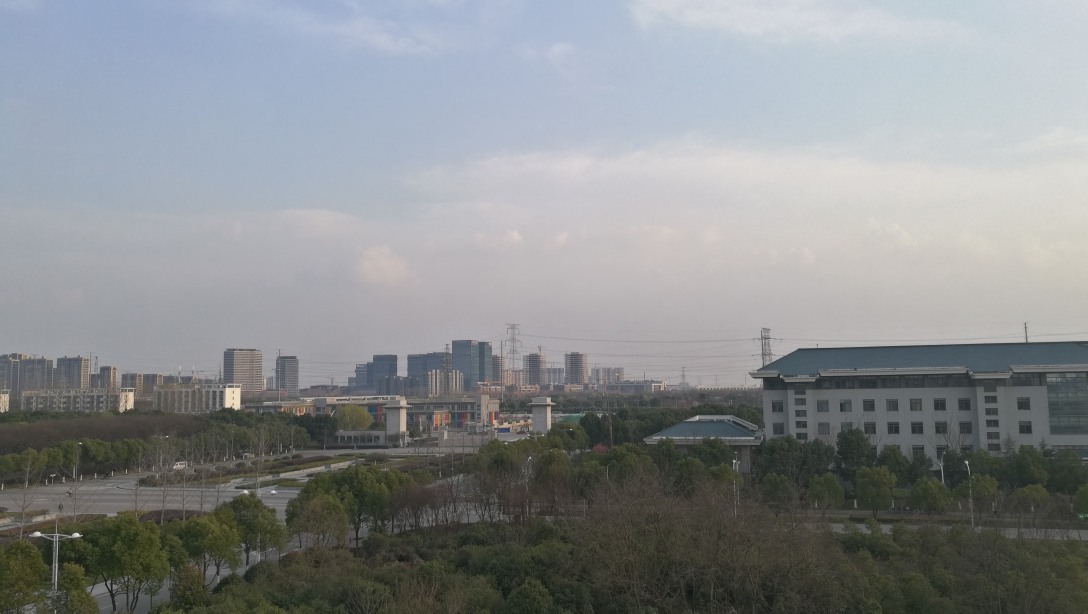
#> input picture examples/example9/1.jpg, 3264 x 1840 px, found by its file name (shown at 1/3 size); its folder holds 2 pictures in this run
$ python fixedStitcher.py
#> lines starting #> are read from the running program, lines starting #| are printed output that depends on the picture
import cv2
import numpy
import os

# flag show the next click
click_flag = -1  # -1 for left, 1 for right
rule_flag = -1  # -1 for left, 1 for right


# [22 lines left out: function on_EVENT_LBUTTONDOWN, not called in this run]


def draw_keyPoints_pairs(src1, src2, idx):
    left_key_points = []
    right_key_points = []
    h1, w1 = src1.shape[:2]
    h2, w2 = src2.shape[:2]

    vis = numpy.zeros((max(h1, h2), w1 + w2, 3), numpy.uint8)
    vis[:h1, :w1] = src1
    vis[:h2, w1:w1 + w2] = src2

    # callback function, get the coordinates where mouse click
    cv2.namedWindow('image')
    cv2.setMouseCallback("image", on_EVENT_LBUTTONDOWN, param={"vis": vis, "left_key_points": left_key_points,
                                                               "right_key_points": right_key_points, "w1": w1})
    while (True):
        try:
            cv2.imshow("image", vis)
            if cv2.waitKey(100) & 0xFF == 27:  # esc exit
                break
        except Exception:
            cv2.destroyAllWindows()
            break

    cv2.destroyAllWindows()

    print(left_key_points)
    print(right_key_points)
    assert len(left_key_points) == len(right_key_points) and len(left_key_points) >= 4

    left_key_points = numpy.array(left_key_points).reshape((-1, 1, 2))
    right_key_points = numpy.array(right_key_points).reshape((-1, 1, 2))

    # calculate homography matrix according to left-right key points pair
    H, mask = cv2.findHomography(right_key_points, left_key_points, cv2.RANSAC, 5.0)
    print(H)

    return H


# [64 lines left out: functions combine_images, optimize_combined_images, not called in this run]


if __name__ == "__main__":
    # read source picture
    src_dir = r'D:\Code\GasTank\examples\example9'
    src_index_begin = 1  # the name of the file must be incremented from left to right
    src_index_end = 2

    src1_name = str(src_index_begin) + ".jpg"
    src1_path = os.path.join(src_dir, src1_name)
    src1 = cv2.imread(src1_path)
#> src1 is the input picture: shape (1840, 3264, 3); mean B, G, R 141.8, 139.9, 136.6

    h1, w1 = src1.shape[:2]
#> h1 = 1840; w1 = 3264
    print("read source image(width=%d, height=%d)" % (w1, h1))
#| read source image(width=3264, height=1840)
    ws1 = int(w1 * 720 / h1)
#> ws1 = 1277
    src1 = cv2.resize(src1, (ws1, 720))  # scale
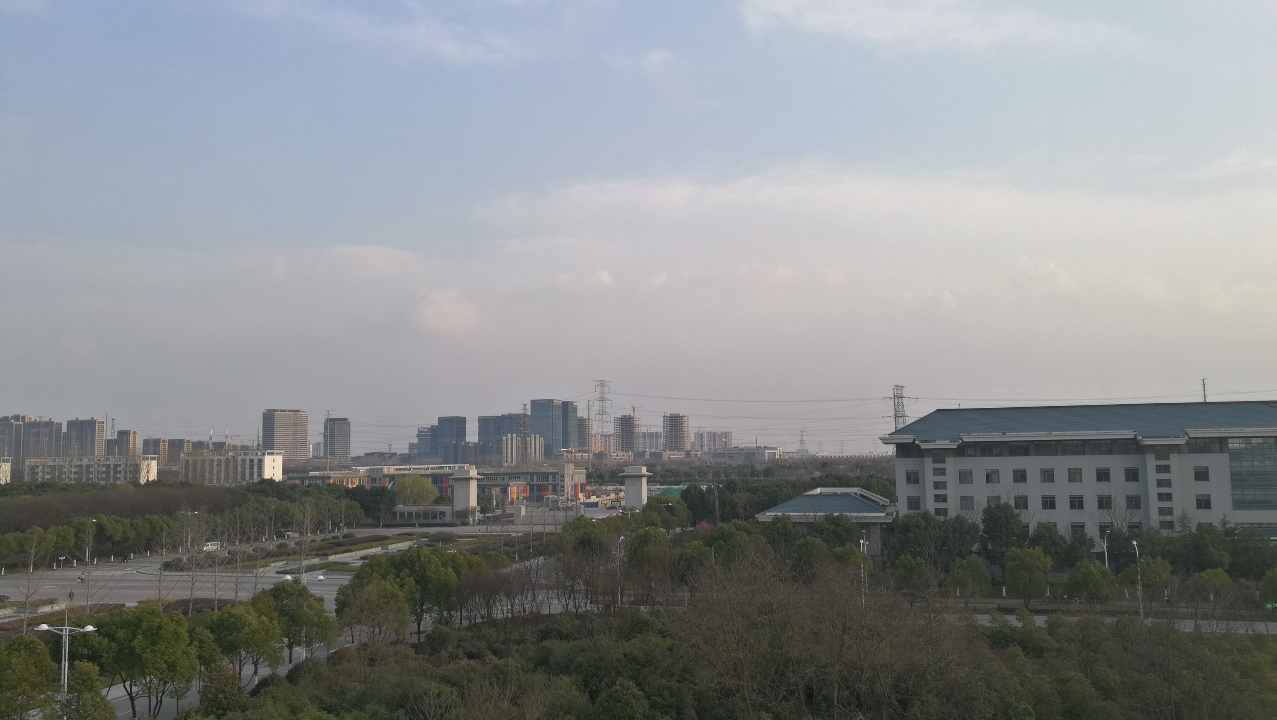
#> src1: shape (720, 1277, 3); mean B, G, R 141.7, 139.8, 136.5

    for idx in range(src_index_begin + 1, src_index_end + 1):
        src2_name = str(idx) + ".jpg"
        src2_path = os.path.join(src_dir, src2_name)
        src2 = cv2.imread(src2_path)
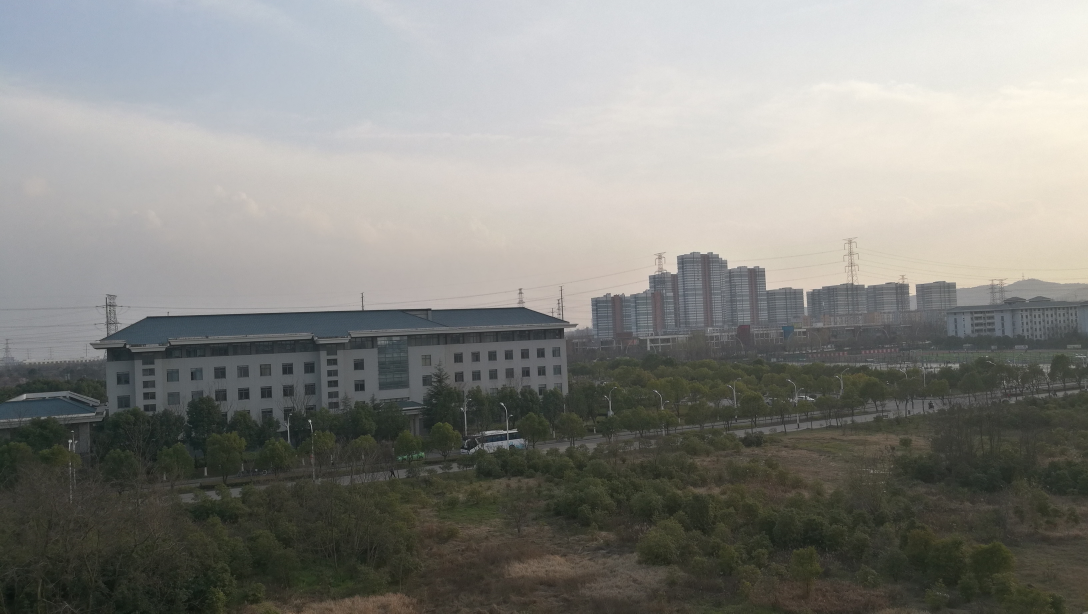
#> input picture examples/example9/2.jpg, 3264 x 1840 px, found by its file name (shown at 1/3 size)
#> src2 is the input picture: shape (1840, 3264, 3); mean B, G, R 129.7, 134.2, 134.3

        h2, w2 = src2.shape[:2]
#> h2 = 1840; w2 = 3264
        print("read source image(width=%d, height=%d)" % (w2, h2))
#| read source image(width=3264, height=1840)
        ws2 = int(w2 * 720 / h2)
#> ws2 = 1277
        src2 = cv2.resize(src2, (ws2, 720))
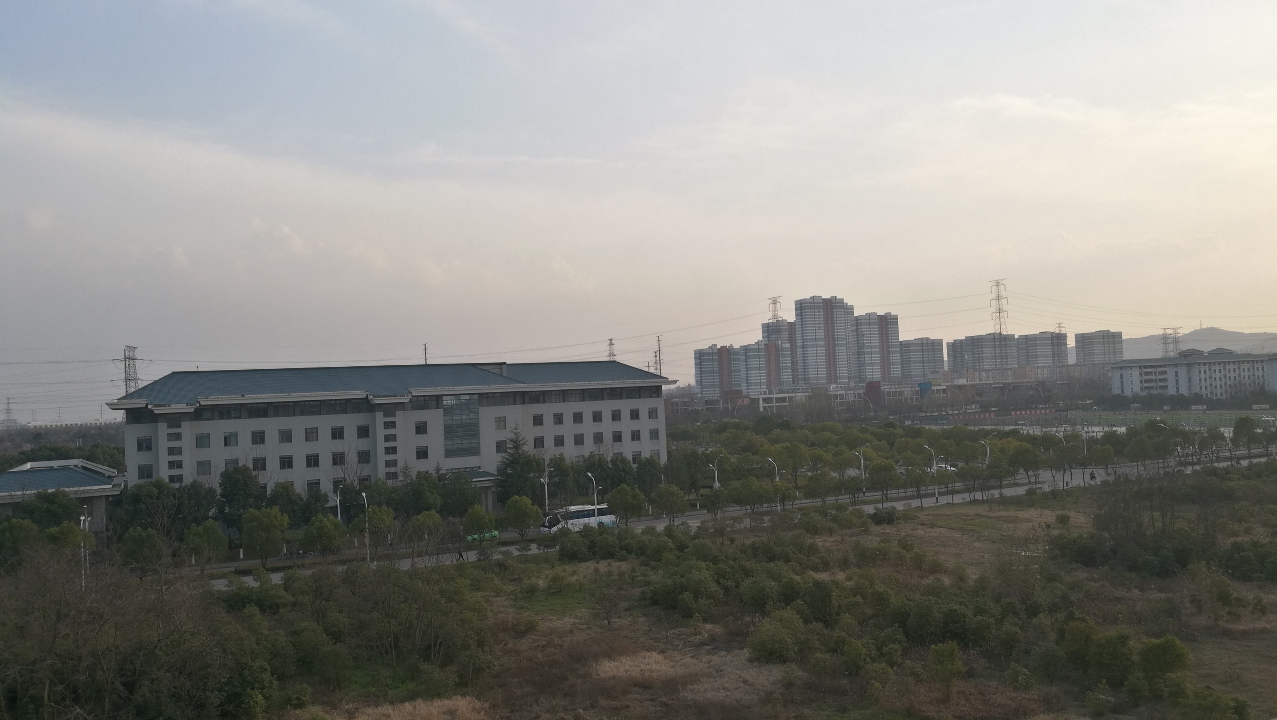
#> src2: shape (720, 1277, 3); mean B, G, R 129.6, 134.1, 134.2

        print("****** begin stitch......\n")
        # <idx>_h_matrix.txt store the homography matrix witch transform idx to idx-1
        if os.path.exists(os.path.join(src_dir, str(idx) + "_h_matrix.txt")):
            H = numpy.loadtxt(os.path.join(src_dir, str(idx) + "_h_matrix.txt"))
            # combine
            result_img = combine_images(src1, src2, H)
            src1 = result_img
        else:
            H = draw_keyPoints_pairs(src1, src2, idx)
#> in draw_keyPoints_pairs, `vis[:h1, :w1] = src1`:
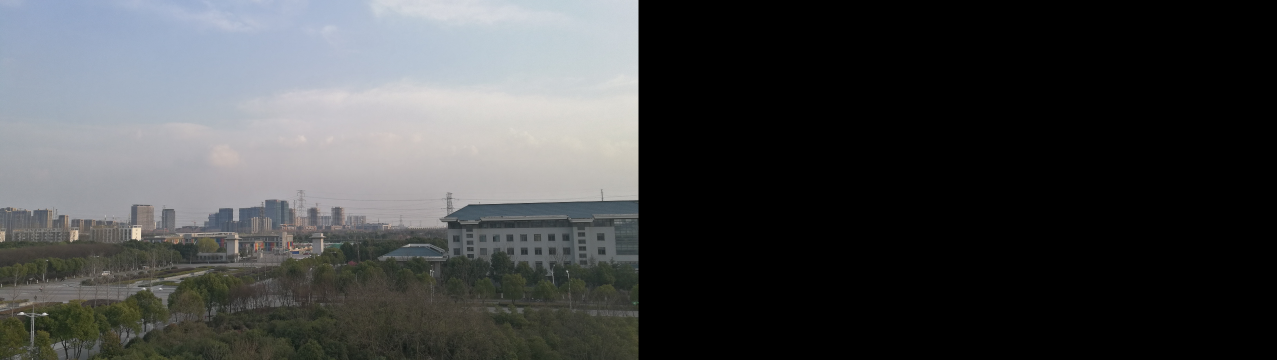
#> vis: shape (720, 2554, 3) (shown at 1/2 size); mean B, G, R 70.9, 69.9, 68.3
#> in draw_keyPoints_pairs, `vis[:h2, w1:w1 + w2] = src2`:
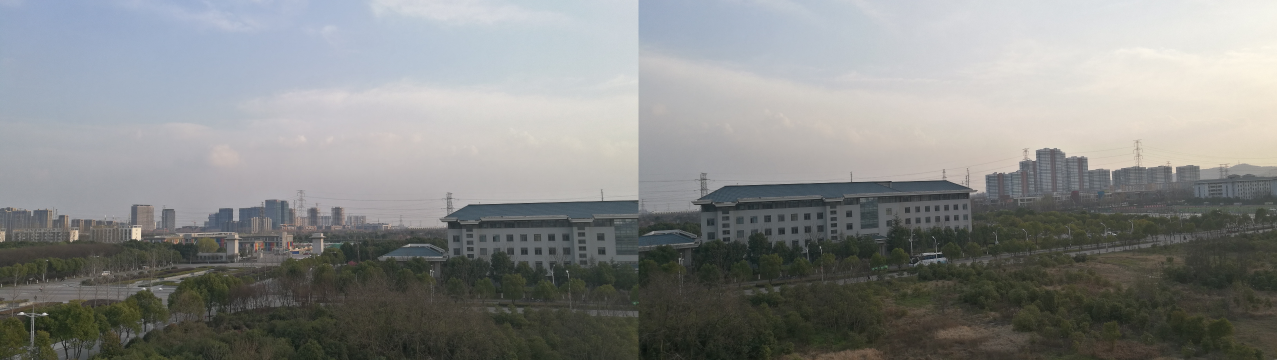
#> vis: shape (720, 2554, 3) (shown at 1/2 size); mean B, G, R 135.6, 136.9, 135.3
#> (key Esc is pressed here)
#> (the run stopped early here; a loop or call above may not have finished)
